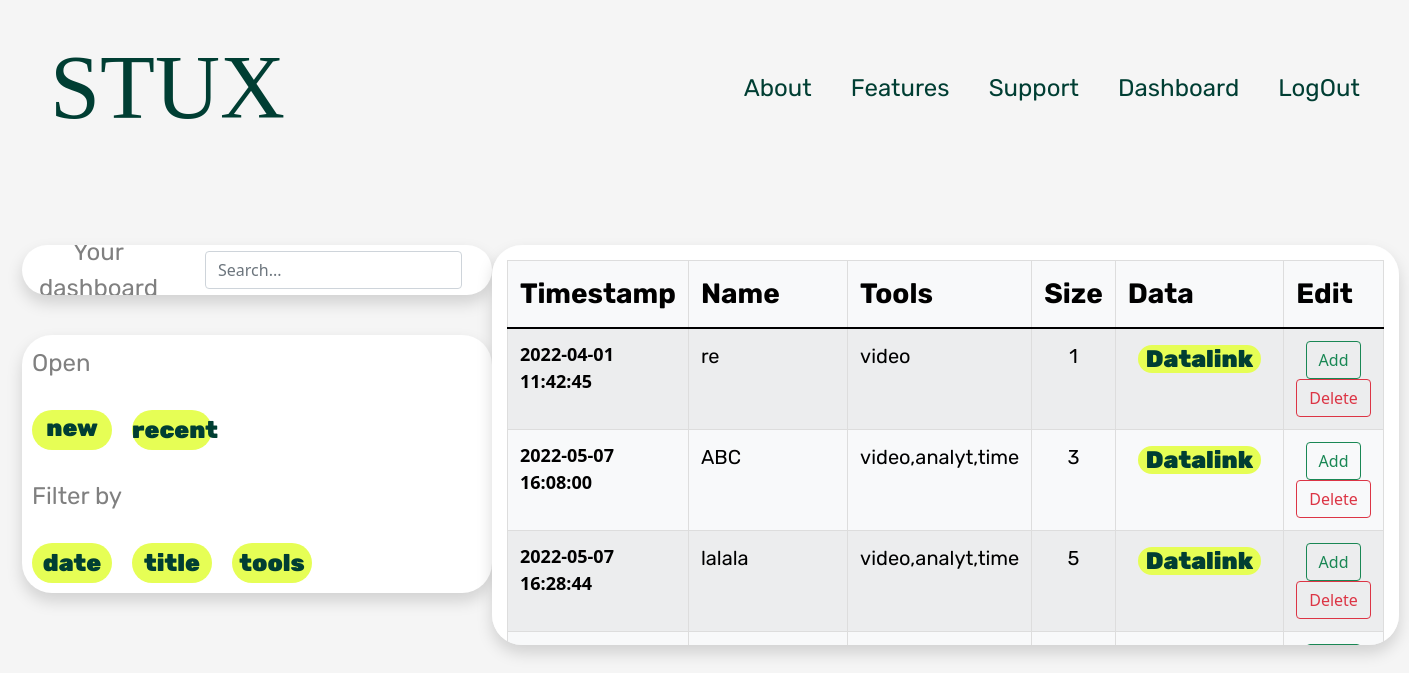
Screenshot of /dashboard (signed in) with the database file from the repository.
### app/models.py (models this page shows)
class UserTable(db.Model):
    __tablename__ = 'datatable'
    id_table = db.Column(db.Integer, primary_key=True)
    users_id = db.Column(db.Integer, db.ForeignKey('userlogs.id'))
    date_time_added = db.Column(db.DateTime, default=datetime.utcnow)
    expname = db.Column(db.String(20))
    tools = db.Column(db.String(40))
    quests = db.Column(db.String(40))
    number = db.Column(db.Integer)
    data = db.relationship("UserData", backref=db.backref("data", uselist=False), lazy = 'joined')

### app/main/view.py (the view)
@main.route('/dashboard')
@login_required
def dashboard():
    current_u_id = current_user.id
    my_exp = UserTable.query.order_by(UserTable.id_table)
    return render_template('dashboard.html', my_exp=my_exp, current_u_id=current_u_id)

### app/models.py (called while the page is built)
@login_manager.user_loader
def load_user(user_id):
    return User.query.get(int(user_id))

### app/templates/dashboard.html (shortened to what this page needs)
<!doctype html>
<html lang="en">
    <head>
    <link href="/static/css/bootstrap.min.css" rel="stylesheet">
    <link rel="stylesheet" href="https://cdn.jsdelivr.net/npm/bootstrap-icons@1.3.0/font/bootstrap-icons.css">
    <link href="//db.onlinewebfonts.com/c/3e7890fe20c81906d11ea20e5a89e27f?family=Clean+Ape" rel="stylesheet" type="text/css"/>
    <link rel="stylesheet" href="{{url_for('static', filename='styles.css')}}">
    </head>
    <body class="d-flex flex-column text-center">
        <div class="d-flex justify-content-between align-items-center">
            <a href="{{ url_for('main.profile') }}" class="Style1">STUX</a>
            <div class="d-flex justify-content-evenly align-items-center" style="width: 50%;">
                <a href="{{ url_for('main.about') }}" class="pe-auto Style3">About</a>
                <a href="{{ url_for('main.features') }}" class="pe-auto Style3">Features</a>
                <a href="{{ url_for('main.support') }}" class="pe-auto Style3">Support</a>
                <a href="{{ url_for('main.dashboard') }}" class="pe-auto Style3">Dashboard</a>
                <a href="{{ url_for('main.logout') }}" class="pe-auto Style3">LogOut</a>
            </div>
        </div>
        <div class="container-fluid w-100 h-100 d-flex justify-content-evenly">
            <div class="d-flex flex-column" style="margin-top: 80px;">
                <div class="d-flex justify-content-start align-items-center border3 shadow" style ="width: 470px; height: 50px;">
                    <span class="Style11" style="margin: 10px;">Your dashboard</span>
                    <input type="text" id="filtersearch" onkeyup="SortByName()" class="form-control" placeholder="Search..." style="width: auto; margin: 30px; font-size: 16px;">
                </div>
                <div class="d-flex flex-column justify-content-between border4 shadow" style ="width: 470px; height: 258px; margin-top: 40px;">
                    <div class="d-flex aling-items-start">
                        <span class="Style11" style="margin: 10px;">Open</span>
                    </div>
                    <div class="d-flex justify-content-start align-items-center">
                        <a href="{{ url_for('main.profile') }}" type="button" class="dashbbtn rounded-pill">new</a>
                        <button id="recentbtn" type="button" class="dashbbtn rounded-pill" value="recent" onclick="toggleRecent()">recent</button>
                    </div>
                    <div class="d-flex aling-items-start">
                        <span class="Style11" style="margin: 10px;">Filter by</span>
                    </div>
                    <div class="d-flex justify-content-start align-items-center">
                        <button id="datebtn" type="button" class="dashbbtn rounded-pill" onclick="toggleSort()">date</button>
                        <button id="titlebtn" type="button" class="dashbbtn rounded-pill" onclick="SortByTitle()">title</button>
                        <div class="dropdown" id="toolmenu">
                            <button class="dashbbtn rounded-pill" type="button" id="toolsbtn" data-toggle="dropdown" aria-haspopup="true" aria-expanded="false" onSelect="SortByTools()">
                            tools
                            </button>
                        </div>
                    </div>
                </div>
            </div>
            <div class="d-flex" style="margin-top: 80px;">
                <div class="d-flex flex-column justify-content-start border3 shadow table-responsive" style ="width: auto; height: 400px; overflow: auto;">
                    <table id="DataTab" class="table table-hover table-bordered table-striped table-light" style="width: fit-content; margin: 15px">
                        <thead>
                            <tr class="Style4">
                                <th scope="col">Timestamp</th>
                                <th scope="col">Name</th>
                                <th scope="col">Tools</th>
                                <th scope="col">Size</th>
                                <th scope="col">Data</th>
                                <th scope="col">Edit</th>
                            </tr>
                        </thead>
                        <tbody id="tbody">
                            {% for new_exp in my_exp %}
                                {%  if new_exp.users_id == current_u_id %}
                                <tr>
                                    <th scope="row" style="font-size: 24;">{{ new_exp.date_time_added.strftime("%Y-%m-%d %H:%M:%S") }}</th>
                                    <td> <span class="Style10">{{ new_exp.expname }}</span></td>
                                    <td><span class="Style10">{{ new_exp.tools }}</span></td>
                                    <td style="text-align: center;"><span class="Style10">{{ new_exp.number }}</span></td>
                                    <td style="text-align: center;"><a class="questformBtn rounded-pill" href="{{ url_for('main.dashboard_experiment', row=new_exp.id_table) }}">Datalink</a></td>
                                    <td style="text-align: center;">
                                        <input type="button" class="btn btn-outline-success" data-toggle="modal" data-target="#datalinkadd{{ new_exp.id_table }}" value="Add"/>
                                        <input type="button" class="btn btn-outline-danger" data-toggle="modal" data-target="#datalinkdel{{ new_exp.id_table }}" value="Delete"/>
                                    </td>
                                </tr>
                                {% endif %}
                            {% endfor %}
                        </tbody>
                    </table>
                </div>
            </div>
        </div>
    </body>
</html>

### app/static/styles.css (style rules this page uses)
body { height: 100%; width: 100%; }
body { padding-top: 10px; padding-bottom: 10px; padding-right: 10px; padding-left: 10px; background-color: #f5f5f5; }
.questformBtn { background-color: #E6FE55; font-weight: 900; padding: 0px 8px 0px 8px; font-size: 24px; font-family : Rubik; text-decoration: none; color: #003E33; vertical-align: middle; text-align: center; width: fit-content; margin: 10px; height: 40px; border: none; text-decoration: none; }
.dashbbtn { background-color: #E6FE55; font-weight: 900; padding: 0px; margin: 10px; font-size: 24px; font-family : Rubik; text-decoration: none; color: #003E33; vertical-align: middle; text-align: center; width: 80px; height: 40px; border: none; }
.Style1 { font-family : Clean Ape; font-size : 90px; color : #003E33; color : rgb(0, 62, 51); padding: 0; margin: 10px 40px; text-decoration: none!important; }
.Style3 { font-family : Rubik; font-size : 24px; color : #003E33; color : rgb(0, 62, 51); text-decoration: none!important; }
.Style4 { font-family : Rubik; font-size : 28px; font-weight: 900; color : #000000; text-decoration: none!important; }
.Style10 { font-family : Rubik; font-size : 20px; color : #000000; color : rgb(0, 0, 0); text-decoration: none!important; }
.Style11 { font-family : Rubik; font-size : 24px; color : #808080; color : rgb(128, 128, 128); }
.border3 { border-radius: 30px; width: fit-content; background-color: #FFF; overflow: hidden; }
.border4 { border-radius: 30px; width: fit-content; background-color: #FFF; }
#DataTab { border-collapse: collapse; border: 1px solid #ddd; font-size: 18px; }
#DataTab th, #DataTab td { text-align: left; padding: 12px; }
#DataTab tr { border-bottom: 1px solid #ddd; }

### rows the page displays
UserTable: date_time_added "2022-04-01 11:42:45", expname "re", tools "video", number "1"
UserTable: date_time_added "2022-05-07 16:08:00", expname "ABC", tools "video,analyt,time", number "3"
UserTable: date_time_added "2022-05-07 16:28:44", expname "lalala", tools "video,analyt,time", number "5"
